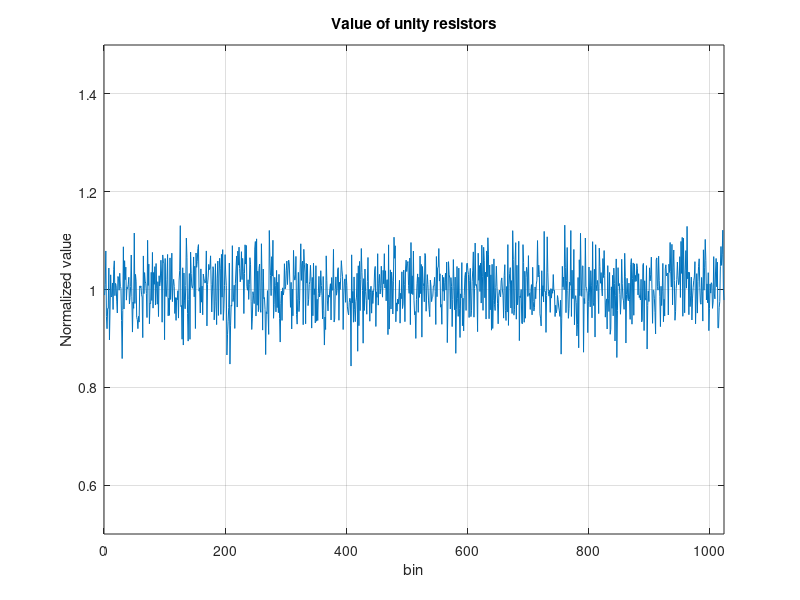

MATLAB code to generate this figure: (Note: this script raises an error after producing the figure.)
%%%%%%%%%%%%%%%%%%%%%%%%%%%%%%%%%%%%%%%%%%%%%%%%%%%%%%%%%%%%%%%%%%%%%%%%%%%
%                              Example 3.2                                %
%%%%%%%%%%%%%%%%%%%%%%%%%%%%%%%%%%%%%%%%%%%%%%%%%%%%%%%%%%%%%%%%%%%%%%%%%%%
%                                                                         %
%               Resistive divider: effect of the random error             %
%                                                                         %
%%%%%%%%%%%%%%%%%%%%%%%%%%%%%%%%%%%%%%%%%%%%%%%%%%%%%%%%%%%%%%%%%%%%%%%%%%%

clear all;

N=2^12;                         % The input sequence is made by 2^12 points
Nbit=10;                        % 10-bit Resistive divider
Ntransient=0;         
Ntot=N+Ntransient;
nper=91;                        % prime integer number of sine waveforms
Fs=1;
bw=Fs/2;

errandom=0.05;
R=ones(1,2^Nbit)+errandom*random('normal',0,1,1,2^Nbit);
Fin=nper*Fs/N;                  % Input signal frequency (Fin = nper*Fs/N)
Vref=0.5;                       % Full scale for an input sinewave
Amp_dB=-0;                      % Amplitude in dB
Ampl=10^(Amp_dB/20)*Vref;       % Input signal amplitude

finrad=Fin*2*pi;

for i=1:Ntot,
    x=Vref*sin(finrad*(i-1))+Vref;       % Unipolar range
    k=round(x*2^Nbit);
    vout=2*Vref*sum(R(1:k))/sum(R);
    y(i)=vout;
    xx(i)=k;
end
y=y-mean(y);                        % Output with zero average
%--------------------------------Graphics---------------------------------%
%                                                                         %
%     figure(1) --> Figure 3.13 page 95                                   %
%     figure(2) --> Figure 3.14 page 96                                   %
%                                                                         %
%-------------------------------------------------------------------------%

figure(1);
clf;
plot(R)
grid
title('Value of unity resistors')
xlabel('bin')
ylabel('Normalized value')
axis([0 2^Nbit 0.5 1.5]);

w=hann(N);
f=Fin/Fs;                            % Normalized signal frequency
fB=N*(bw/Fs);                        % Base-band frequency bins
[snr,ptot]=calcSNR(y(1:N),f,fB,w',N);
ptot=ptot-max(ptot);                 % Normalize total spectrum

figure(2);
clf;
plot(linspace(0,Fs/2,N/2), ptot(1:N/2), 'r');
grid on;
title('PSD of the Output')
xlabel('Frequency [Hz]')
ylabel('PSD [dB]')
axis([0 Fs/4 -100 0]);
text(0.05,-20, sprintf('\\bfSNR = %3.1fdB with random error = %3.3f\n'...
    ,snr,errandom),'Fontsize',12);

snr

j=1;
a=(ptot>-80);
b=ones(1,round(sum(a)/2));
for i=1:1:length(a)/2
    if a(i)==1
        b(j)=i;
        j=j+1;
    end
end

for i=5:3:length(b)
text(Fs/N*b(i),ptot(b(i))+3, sprintf('\\bf%2.1fdB',ptot(b(i))),...
    'Fontsize',8,'HorizontalAlignment','center');
end
